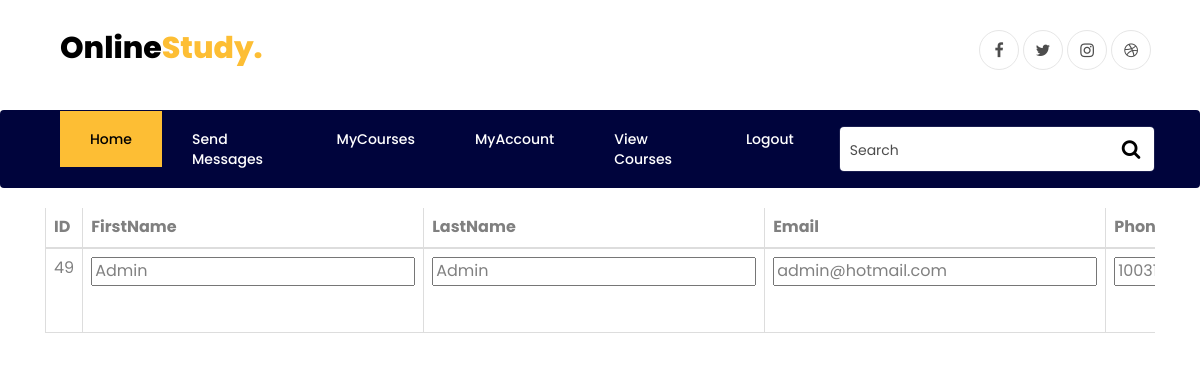
Page /editusers.php?id=49 (signed in) on the committed database.
### tables this page shows
CREATE TABLE `User` (
  `ID` int(11) NOT NULL,
  `FirstName` varchar(255) NOT NULL,
  `LastName` varchar(255) NOT NULL,
  `Email` varchar(255) NOT NULL,
  `Password` varchar(255) NOT NULL,
  `Phone` int(13) NOT NULL,
  `Image` varchar(255) DEFAULT NULL,
  `CreatedDate` datetime NOT NULL
);

### app/db/Dbh.php (called while the page is built, shortened)
<?php
  class Dbh{
      private $servername;
      private $username;
      private $password;
      private $dbname;
      private $conn;
      function __construct() {
          $this->servername = DB_SERVER;
          $this->username = DB_USER;
          $this->password = DB_PASS;
          $this->dbname = DB_DATABASE;
      }
      public function connect(){
          $this->conn = new mysqli($this->servername, $this->username, $this->password, $this->dbname);
          return $this->conn;
      }
      function query($sql){
          if (!empty($sql)){
              $this->result = $this->conn->query($sql);
              return $this->result;
          }
          else{
              return false;
          }
      }
  }
  ?>

### app/model/UserModel.php (called while the page is built, shortened)
<?php
class User extends Model{
  private $id;
  private $fname;
  private $lname;
  private $phone;
  private $email;
  function __construct($email="",$password="",$fname="",$lname="") {
    $this->email = $email;
    $this->fname = $fname;
    $this->lname = $lname;
  }
  function setFirstName($fname){
    return $this->fname = $fname;
  }
  function setLastName($lname){
    return $this->lname = $lname;
  }
  function getFirstName(){
    return $this->fname;
  }
  function getLastName(){
    return $this->lname;
  }
  function getEmail() {
    return $this->email;
  }
  function setEmail($email) {
    return $this->email = $email;
  }
  function setPassword($password) {
    return $this->password = $password;
  }
  function setPhone($phone){
    return $this->phone = $phone;
  }
  function getPhone(){
    return $this->phone;
  }
  function getID(){
    return $this->id;
  }
  function setID($id){
    return $this->id = $id;
  }
  function setImage($image){
    return $this->image = $image;
  }
  function setUserType($usertype){
    return $this->usertype = $usertype;
  }
    function getUsers(){
      $sql = "SELECT User.* , User_Type.* FROM User INNER Join User_Type
      ON User.ID = User_Type.User_ID"  ;
      $dbh = new Dbh();
      $result = $dbh->query($sql);
      $users = array();
      while($row=mysqli_fetch_assoc($result)){
        $user = new User();
        $user->setID($row['ID']);
        $user->setFirstName($row['FirstName']);
        $user->setLastName($row['LastName']);
        $user->setEmail($row['Email']);
        $user->setPassword($row['Password']);
        $user->setPhone($row['Phone']);
        $user->setImage($row['Image']);
        $user->setUserType($row['UserType']);
        $users[] = $user;
      }
      return $users;
    }
}

### public/editusers.php (the view, shortened to what this page needs)
<?php
  require_once(__ROOT__ . "model/UserModel.php");
  require_once(__ROOT__ . "controller/UserController.php");
  $model = new User();
  $controller = new UserController($model);
?>
<?php
$id=$_GET['id'];
foreach($model->getUsers() as $user)
{
    if($user->getID() == $id)
    {
        $userid = $user->getID();
        $fname = $user->getFirstName();
        $lname = $user->getLastName();
        $email = $user->getEmail();
        $phone = $user ->getPhone();
    }
}
?>
<!DOCTYPE html>
<html lang="en">
<head>
  <link rel="stylesheet" href="https://maxcdn.bootstrapcdn.com/bootstrap/3.4.1/css/bootstrap.min.css">
  <link rel="stylesheet" href="http://localhost/SEmvc7/lib/css/mycss.css">
    <link rel="stylesheet" href="https://stackpath.bootstrapcdn.com/font-awesome/4.7.0/css/font-awesome.min.css">
    <link rel="stylesheet" href="../lib/css/animate.css">
    <link rel="stylesheet" href="../lib/css/owl.carousel.min.css">
    <link rel="stylesheet" href="../lib/css/owl.theme.default.min.css">
    <link rel="stylesheet" href="../lib/css/magnific-popup.css">
    <link rel="stylesheet" href="../lib/css/ionicons.min.css">
    <link rel="stylesheet" href="../lib/css/flaticon.css">
    <link rel="stylesheet" href="../lib/css/icomoon.css">
    <link rel="stylesheet" href="../lib/css/style.css">
</head>
<body>
<?php
    require_once(__ROOT__ . "view/bar.php");
    $view1 = new Bar($controller, $model);
    if (isset($_SESSION['type']) && !empty($_SESSION['type'])) {
      switch($_SESSION['type']){
        case 'Student':
          echo $view1->StudentBar();
          break;
      }
    }
    else {
      echo $view1->NormalBar();
    }
    ?>
<form  method = "post" action="showusers.php?action=EditUser">
<div class="container">
  <div class="row">
    <div class="col-xs-12">
      <div class="table-responsive">
        <table class="table table-bordered table-hover">
          <thead>
            <tr>
                <th>ID</th>
                <th>FirstName</th>
                <th>LastName</th>
                <th>Email</th>
                <th>Phone</th>
              </tr>
          </thead>
          <tbody>
          <tr>
    <td><?php echo $userid;?></td>
    <td><input type="text"  id="FirstName" placeholder="Enter First name" name="FirstName" value="<?php echo $fname;?>"></td>
    <td><input type="text"  id="LastName" placeholder="Enter Last name" name="LastName" value="<?php echo $lname;?>"></td>
    <td><input type="email"  id="Email" placeholder="Enter Email" name="Email" value="<?php echo $email;?>"></td>
    <td><input type="text"  id="Phone" placeholder="Enter Phone Number" name="Phone" value="<?php echo $phone;?>"></td>
</table>
</div>
</div>
</div>
</div>
</form>
</body>
</html>

### rows in the picture
user: ID "49", FirstName "Admin", LastName "Admin", Email "admin@hotmail.com", Phone "1003153562"
